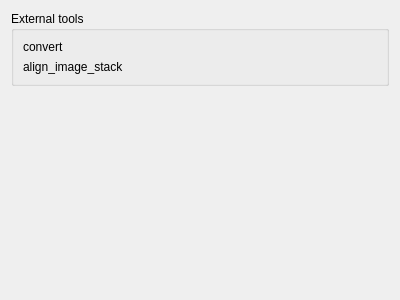
<?xml version="1.0" encoding="UTF-8"?>
<ui version="4.0">
 <class>ToolsTab</class>
 <widget class="QWidget" name="ToolsTab">
  <property name="geometry">
   <rect>
    <x>0</x>
    <y>0</y>
    <width>400</width>
    <height>300</height>
   </rect>
  </property>
  <property name="windowTitle">
   <string>ToolsTab</string>
  </property>
  <layout class="QVBoxLayout" name="verticalLayout">
   <item>
    <widget class="QGroupBox" name="groupBox">
     <property name="title">
      <string>External tools</string>
     </property>
     <layout class="QFormLayout" name="formLayout">
      <item row="0" column="0">
       <widget class="QLabel" name="converLabel">
        <property name="toolTip">
         <string>Used for creating animations (gifs) from photo series.</string>
        </property>
        <property name="text">
         <string>convert</string>
        </property>
       </widget>
      </item>
      <item row="0" column="1">
       <widget class="QtExtChooseFile" name="convertPath" native="true"/>
      </item>
      <item row="1" column="0">
       <widget class="QLabel" name="aisLabel">
        <property name="toolTip">
         <string>Used to stabilize scene when creating animations (gifs) from photo series.</string>
        </property>
        <property name="text">
         <string>align_image_stack</string>
        </property>
       </widget>
      </item>
      <item row="1" column="1">
       <widget class="QtExtChooseFile" name="aisPath" native="true"/>
      </item>
     </layout>
    </widget>
   </item>
   <item>
    <spacer name="verticalSpacer">
     <property name="orientation">
      <enum>Qt::Vertical</enum>
     </property>
     <property name="sizeHint" stdset="0">
      <size>
       <width>20</width>
       <height>40</height>
      </size>
     </property>
    </spacer>
   </item>
  </layout>
 </widget>
 <customwidgets>
  <customwidget>
   <class>QtExtChooseFile</class>
   <extends>QWidget</extends>
   <header location="global">QtExt/qtext_choosefile.hpp</header>
   <container>1</container>
  </customwidget>
 </customwidgets>
 <resources/>
 <connections/>
</ui>
